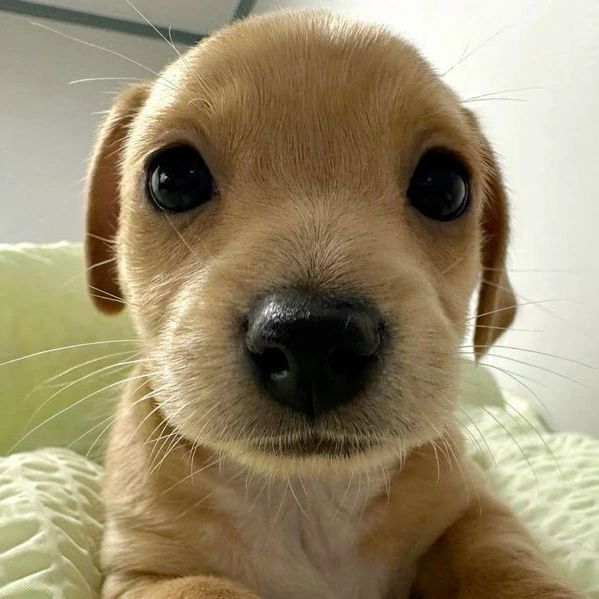
#> input picture app/photos/dog.jpg, 599 x 599 px, found by its file name; its folder holds only this picture in this run
$ python main.py
#> lines starting #> are read from the running program, lines starting #| are printed output that depends on the picture
#> the answer given: photos/dog.jpg
### app/utils.py
import cv2
import os

# Load an image from the 'photos' folder
def load_image(filename):
    # Build the full path: photos/filename
#> called with filename = 'photos/dog.jpg'
    path = os.path.join("photos", filename)
    # Read the image using OpenCV
    return cv2.imread(path)
#> returned value is the input picture: shape (599, 599, 3); mean B, G, R 109.1, 139.1, 152.2
#> slider 'Sharpness' is set to 1
#> slider 'Grayscale (0/1)' is set to 1

### app/process.py
import cv2
import numpy as np

# Adjust image brightness
# value: amount to add/subtract (-50 to +50)
def adjust_brightness(img, value):
    return cv2.convertScaleAbs(img, alpha=1, beta=value)

# Apply Gaussian blur
# strength: blur intensity (must be odd)
def apply_blur(img, strength):
    if strength <= 1:
        return img
    if strength % 2 == 0:  # Blur requires odd number
        strength += 1
    return cv2.GaussianBlur(img, (strength, strength), 0)

# Apply sharpness filter (sharpen kernel)
def apply_sharpness(img, amount):
#> called with amount = 1
    if amount == 0:
        return img

    # Sharpening kernel — higher center value gives stronger sharpening
    kernel = np.array([
        [0, -1, 0],
        [-1, 5 + amount, -1],
        [0, -1, 0]
    ])
    return cv2.filter2D(img, -1, kernel)
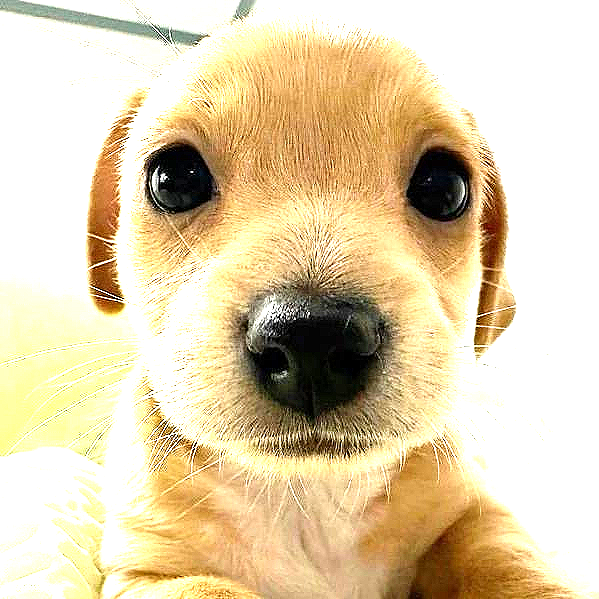
#> returned value: shape (599, 599, 3); mean of channels 0, 1, 2 172.7, 208.1, 225.2; drawn as B, G, R

# Convert image to grayscale
def to_grayscale(img):
    return cv2.cvtColor(img, cv2.COLOR_BGR2GRAY)
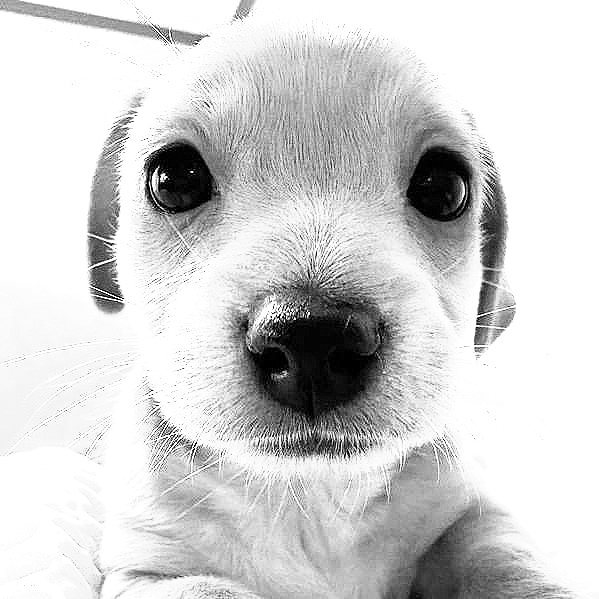
#> returned value: shape (599, 599); min 0, max 255, mean 209.2

### app/main.py
import cv2
from utils import load_image
import process

# Main application with sliders
def main():
    name = input("Enter the image filename (e.g., dog.jpg): ")

    # Load image from photos/
    original = load_image(name)

    if original is None:
        print("Error: image not found in 'photos' folder.")
        return

    # Create main window
    cv2.namedWindow("Image Editor")

    # Trackbars (sliders)
    cv2.createTrackbar("Brightness", "Image Editor", 50, 100, lambda x: None)
    cv2.createTrackbar("Blur", "Image Editor", 1, 25, lambda x: None)
    cv2.createTrackbar("Sharpness", "Image Editor", 0, 5, lambda x: None)
    cv2.createTrackbar("Grayscale (0/1)", "Image Editor", 0, 1, lambda x: None)

    # Main loop
    while True:
        img = original.copy()  # Always start with the original image

        # Read slider values
        brightness = cv2.getTrackbarPos("Brightness", "Image Editor") - 50
        blur = cv2.getTrackbarPos("Blur", "Image Editor")
        sharpness = cv2.getTrackbarPos("Sharpness", "Image Editor")
        grayscale = cv2.getTrackbarPos("Grayscale (0/1)", "Image Editor")

        # Apply effects
        img = process.adjust_brightness(img, brightness)
        img = process.apply_blur(img, blur)
        img = process.apply_sharpness(img, sharpness)

        # Apply grayscale if enabled
        if grayscale == 1:
            img = process.to_grayscale(img)

        # Show final image
        cv2.imshow("Image Editor", img)

        # ESC key exits the program
        if cv2.waitKey(1) & 0xFF == 27:
#> (key Esc is pressed here)
            break

    cv2.destroyAllWindows()

if __name__ == "__main__":
    main()
